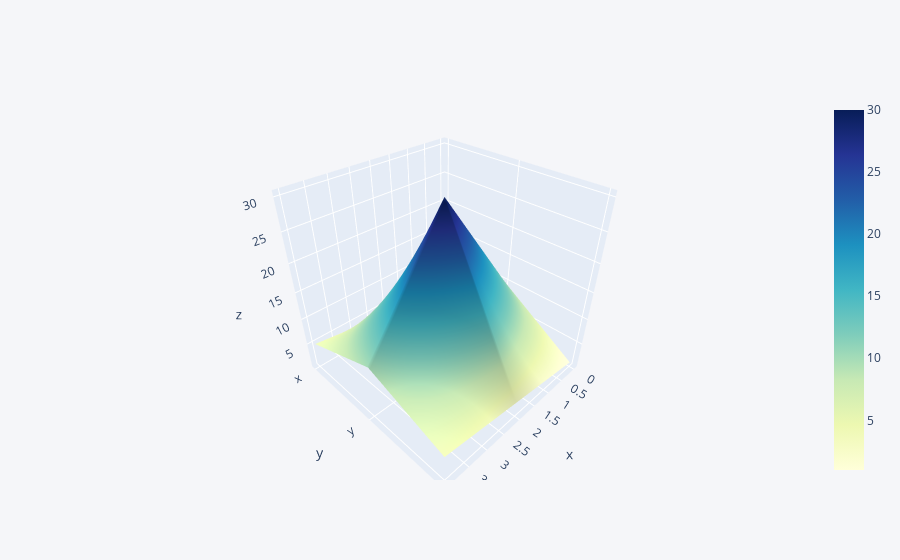

The code cell stored with this chart in its notebook:
### Code cell
df3.iplot(kind="surface", colorscale="YlGnBu")

### Figure 1 — Plotly figure (JSON) as saved in the notebook; plotly's stock layout.template omitted (floating-point values rounded to 4 significant figures)
{"data": [{"colorscale": [[0, "rgb(255,255,217)"], [0.125, "rgb(237,248,177)"], [0.25, "rgb(199,233,180)"], [0.375, "rgb(127,205,187)"], [0.5, "rgb(65,182,196)"], [0.625, "rgb(29,145,192)"], [0.75, "rgb(34,94,168)"], [0.875, "rgb(37,52,148)"], [1, "rgb(8,29,88)"]], "type": "surface", "x": [0, 1, 2, 3, 4], "y": ["x", "y", "z"], "z": [[1, 2, 3, 4, 5], [10, 20, 30, 20, 10], [1, 2, 3, 4, 5]]}], "layout": {"legend": {"bgcolor": "#F5F6F9", "font": {"color": "#4D5663"}}, "paper_bgcolor": "#F5F6F9", "plot_bgcolor": "#F5F6F9", "title": {"font": {"color": "#4D5663"}}, "xaxis": {"gridcolor": "#E1E5ED", "showgrid": true, "tickfont": {"color": "#4D5663"}, "title": {"font": {"color": "#4D5663"}, "text": ""}, "zerolinecolor": "#E1E5ED"}, "yaxis": {"gridcolor": "#E1E5ED", "showgrid": true, "tickfont": {"color": "#4D5663"}, "title": {"font": {"color": "#4D5663"}, "text": ""}, "zerolinecolor": "#E1E5ED"}}}
